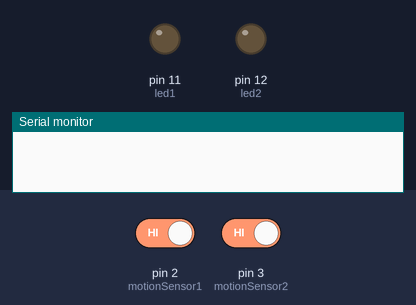
This sketch was run on a simulated Arduino Uno, built with avr-gcc and run on an emulated ATmega328P. Shown: output pins drawn as LEDs (lit = HIGH), the last lines printed to the serial monitor. The inputs (shaded band) are chosen by the test bench; at power-on: pin 2 (motionSensor1) HIGH, pin 3 (motionSensor2) HIGH.

Above: at 1.2 s.
1.3 s: pin 2 (motionSensor1) driven LOW
At 1.9 s:
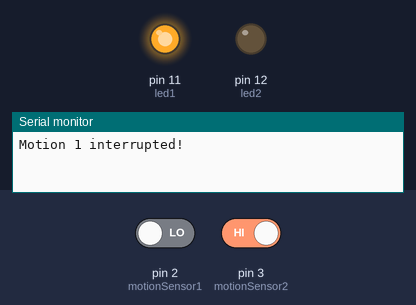
3.0 s: pin 3 (motionSensor2) driven LOW
At 4.2 s:
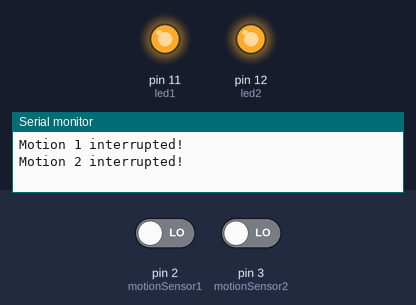
4.5 s: pin 2 (motionSensor1) driven HIGH
At 5.4 s:
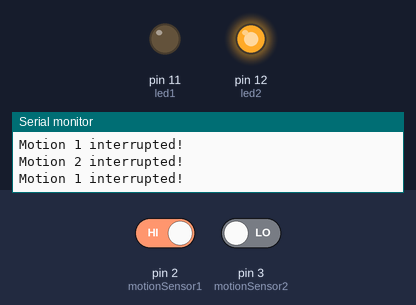
6.0 s: pin 3 (motionSensor2) driven HIGH
At 6.5 s:
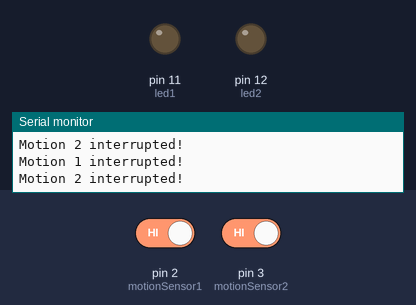
Timing chart, 0 to 8.5 s (numbered marks = the images above; inputs shaded):
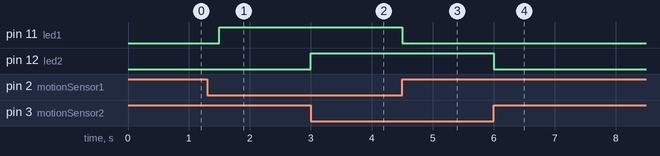

Measured:
- after the input at 1.3 s, pin 11 (led1): LOW → HIGH after 0.20 s
- after the input at 3.0 s, pin 12 (led2): LOW → HIGH at once
- after the input at 4.5 s, pin 11 (led1): HIGH → LOW at once
- after the input at 6.0 s, pin 12 (led2): HIGH → LOW at once

The sketch:

Task1.3C.ino
```cpp
int led1 = 11;
int led2 = 12;
const int motionSensor1 = 2;
const int motionSensor2 = 3;

uint8_t motionState1 = 0;
uint8_t motionState2 = 0;

void setup() {
  pinMode(led1,OUTPUT);
  pinMode(led2,OUTPUT);
  pinMode(motionSensor2, INPUT_PULLUP);
  pinMode(motionSensor1, INPUT_PULLUP);

  Serial.begin(9600);

  attachInterrupt(digitalPinToInterrupt(motionSensor1), motion1, CHANGE);
  attachInterrupt(digitalPinToInterrupt(motionSensor2), motion2, CHANGE);
}

void loop(){
  digitalWrite(led1, motionState1);
  digitalWrite(led2, motionState2);
  delay(500);
}

void motion1(){
  motionState1 = !motionState1;
  Serial.println("Motion 1 interrupted!");
}

void motion2(){
  motionState2 = !motionState2;
  Serial.println("Motion 2 interrupted!");
}
```
